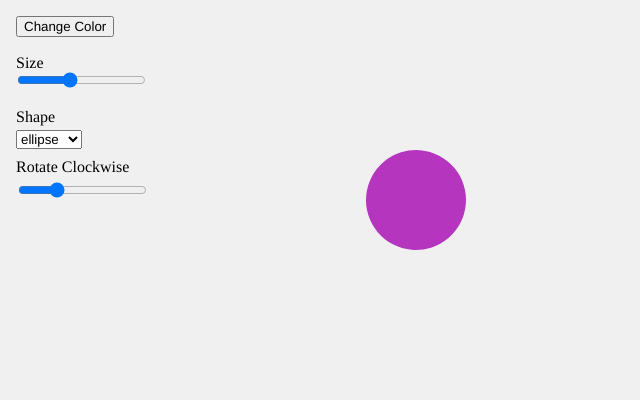
Frame 1 (no input)
Frame 60 (no input): identical to frame 1, image omitted
Frame 120 (the mouse pressed at the canvas centre since frame 60): identical to frame 1, image omitted

The p5.js sketch that drew this single still picture (run headless with seeded random() and noise() and a simulated clock; from frame 60 on, the mouse is pressed at the canvas centre):

// p5.js sketch
// ── sketch.js
let colorBtn, sizeSlider, shapeSelect, rotateSlider;
let shapeColor;
let x, y;
let offsetX, offsetY;
let dragging = false;

function setup() {
  createCanvas(640, 400);
  noStroke();
  textFont("Helvetica, Arial, sans-serif");
  angleMode(DEGREES);

  // starting color
  shapeColor = color(random(255), random(255), random(255));

  // Button: change color
  colorBtn = createButton("Change Color");
  colorBtn.position(16, 16);
  colorBtn.mousePressed(randomShapeColor);
  
  function randomShapeColor() {
    shapeColor = color(random(255), random(255), random(255));
  }

  x = width * 0.65;
  y = height * 0.5;

  // Slider: controls size
  createP("Size").position(0, 50).style("margin", "4px 0 0 16px");
  sizeSlider = createSlider(20, 220, 100, 1);
  sizeSlider.position(15, 70);

  // Dropdown: choose shape
  createP("Shape").position(0, 100).style("margin", "8px 0 0 16px");
  shapeSelect = createSelect();
  shapeSelect.position(16, 130);
  shapeSelect.option("ellipse");
  shapeSelect.option("rect");
  shapeSelect.option("triangle");
  
  createP("Rotate Clockwise").position(0, 150).style("margin", "8px 0 0 16px");
  rotateSlider = createSlider(0, 180);
  rotateSlider.position(16,180)
  
}

function draw() {
  background(240);

  push();
  translate(x, y);
  let s = sizeSlider.value();
  let r = rotateSlider.value();

  rotate(r);

  fill(shapeColor);

  // draw chosen shape
  let choice = shapeSelect.value();
  if (choice === "ellipse") {
    ellipse(0, 0, s, s);
  } else if (choice === "rect") {
    rectMode(CENTER);
    rect(0, 0, s, s);
  } else if (choice === "triangle") {
    triangle(-s * 0.6, s * 0.5, 0, -s * 0.6, s * 0.6, s * 0.5);
  }
  pop();
}

function mousePressed() {
  let s = sizeSlider.value();
  let r = rotateSlider.value();
  let dx = mouseX - x;
  let dy = mouseY - y;
  let lx = dx * cos(-r) - dy * sin(-r);
  let ly = dx * sin(-r) + dy * cos(-r);

  let choice = shapeSelect.value();
  let hit = choice === "ellipse" ? sqrt(lx*lx + ly*ly) < s/2
          : choice === "rect"    ? abs(lx) < s/2 && abs(ly) < s/2
          : abs(lx) < s*0.6 && ly > -s*0.6 && ly < s*0.5;

  if (hit) { dragging = true; offsetX = x - mouseX; offsetY = y - mouseY; }
}

function mouseDragged() {
  if (dragging) { x = mouseX + offsetX; y = mouseY + offsetY; }
}

function mouseReleased() {
  dragging = false; 
}
